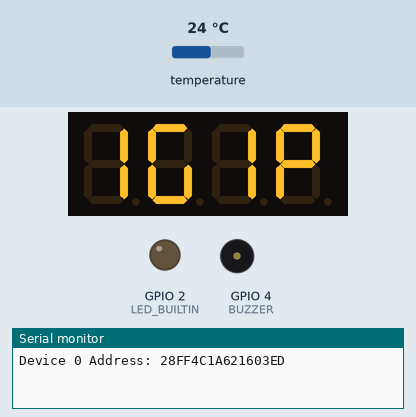
This program was run on a simulated ESP8266 (Wemos D1 mini). Parts: 4-digit seven-segment display, output pins drawn as LEDs (lit = HIGH, except the on-board LED, lit = LOW), buzzer (waves = sounding, pin HIGH), the last lines printed to the serial monitor. The inputs (shaded band) are chosen by the test bench; at power-on: temperature 24 °C.

Above: at 0.6 s.
At 2.9 s:
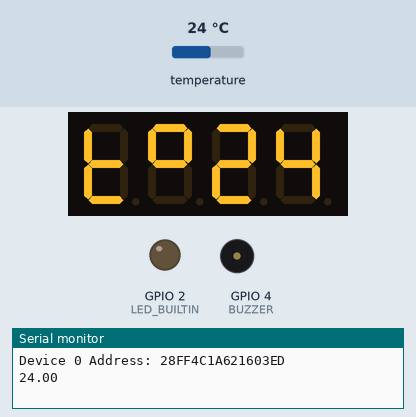
3.0 s: temperature set to 12 °C
At 4.2 s:
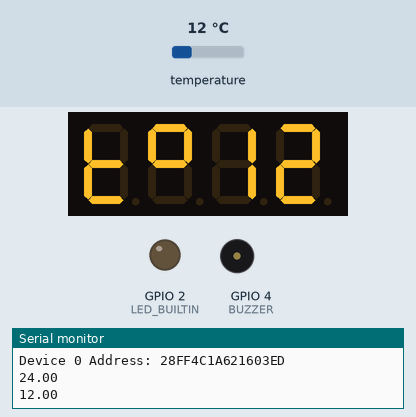
5.1 s: temperature set to 19 °C
At 6.7 s:
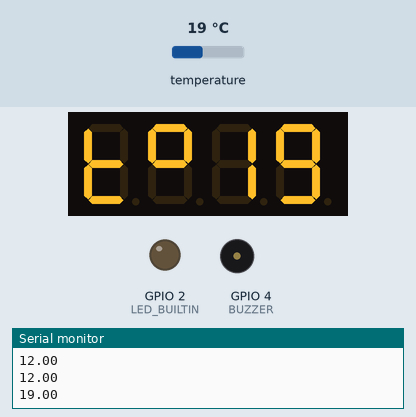
7.7 s: temperature set to 28 °C
At 10.3 s:
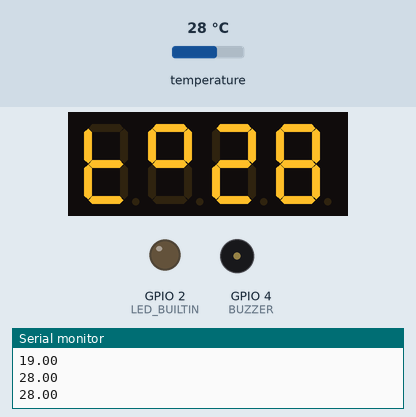
Timing chart, 0 to 11.8 s (numbered marks = the images above; inputs shaded):
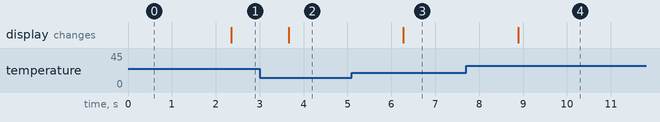

The program:

main.cpp
```cpp
#include <Arduino.h>
#include <TM1637Display.h>
#include <OneWire.h>
#include <DallasTemperature.h>

#define CLK 16
#define DIO 5
#define BUZZER 4
#define BUZZER_FREQ 1000
OneWire oneWire(14); //data wire connected to GPIO0
DallasTemperature sensors(&oneWire);
TM1637Display display(CLK, DIO);

DeviceAddress beerThermometer;

bool tonePhase = false;
const uint8_t SEG_IGIP[] = {
    SEG_B | SEG_C,                         // I
    SEG_A | SEG_C | SEG_D | SEG_E | SEG_F, // G
    SEG_B | SEG_C,                         // I
    SEG_A | SEG_B | SEG_E | SEG_F | SEG_G, // P
};

const uint8_t SEG_to[] = {
    SEG_D | SEG_E | SEG_F | SEG_G, // t
    SEG_A | SEG_B | SEG_G | SEG_F, // o
    0,
    0,
};

void printAddress(DeviceAddress deviceAddress)
{
  for (uint8_t i = 0; i < 8; i++)
  {
    if (deviceAddress[i] < 16)
      Serial.print("0");
    Serial.print(deviceAddress[i], HEX);
  }
}

void setup()
{
  Serial.begin(9600);
  display.setBrightness(0x0f);
  display.setSegments(SEG_IGIP);

  pinMode(LED_BUILTIN, OUTPUT);
  digitalWrite(LED_BUILTIN, LOW);

  sensors.begin();

  if (!sensors.getAddress(beerThermometer, 0))
    Serial.println("Unable to find address for Device 0");

  Serial.print("Device 0 Address: ");
  printAddress(beerThermometer);
  Serial.println();

  sensors.setLowAlarmTemp(beerThermometer, 5);
  sensors.setHighAlarmTemp(beerThermometer, 50);

  delay(500);
  digitalWrite(LED_BUILTIN, HIGH);
  delay(500);
}

void loop()
{
  delay(500);
  tonePhase = !tonePhase;
  sensors.requestTemperatures();
  int tempC = sensors.getTempC(beerThermometer);

  if (tempC > -9)
  {
    display.setSegments(SEG_to, 2, 0);
    display.showNumberDec(tempC, false, 2, 2);
  }
  else
  {
    display.setSegments(SEG_to, 1, 0);
    display.showNumberDec(tempC, false, 3, 1);
  }

  if (sensors.hasAlarm(beerThermometer))
  {
    analogWriteFreq(BUZZER_FREQ);
    analogWrite(BUZZER,tonePhase? BUZZER_FREQ/2:0);
    digitalWrite(LED_BUILTIN, tonePhase ? LOW : HIGH);
  }
  else
  {
    digitalWrite(LED_BUILTIN, HIGH);
    analogWrite(BUZZER,0);
  }

  Serial.println(sensors.getTempC(beerThermometer));
}
```

Measured:
- after the input at 3.0 s, the display: changes after 0.66 s (image 2)
- after the input at 5.1 s, the display: changes after 1.2 s (image 3)
- after the input at 7.7 s, the display: changes after 1.2 s (image 4)
